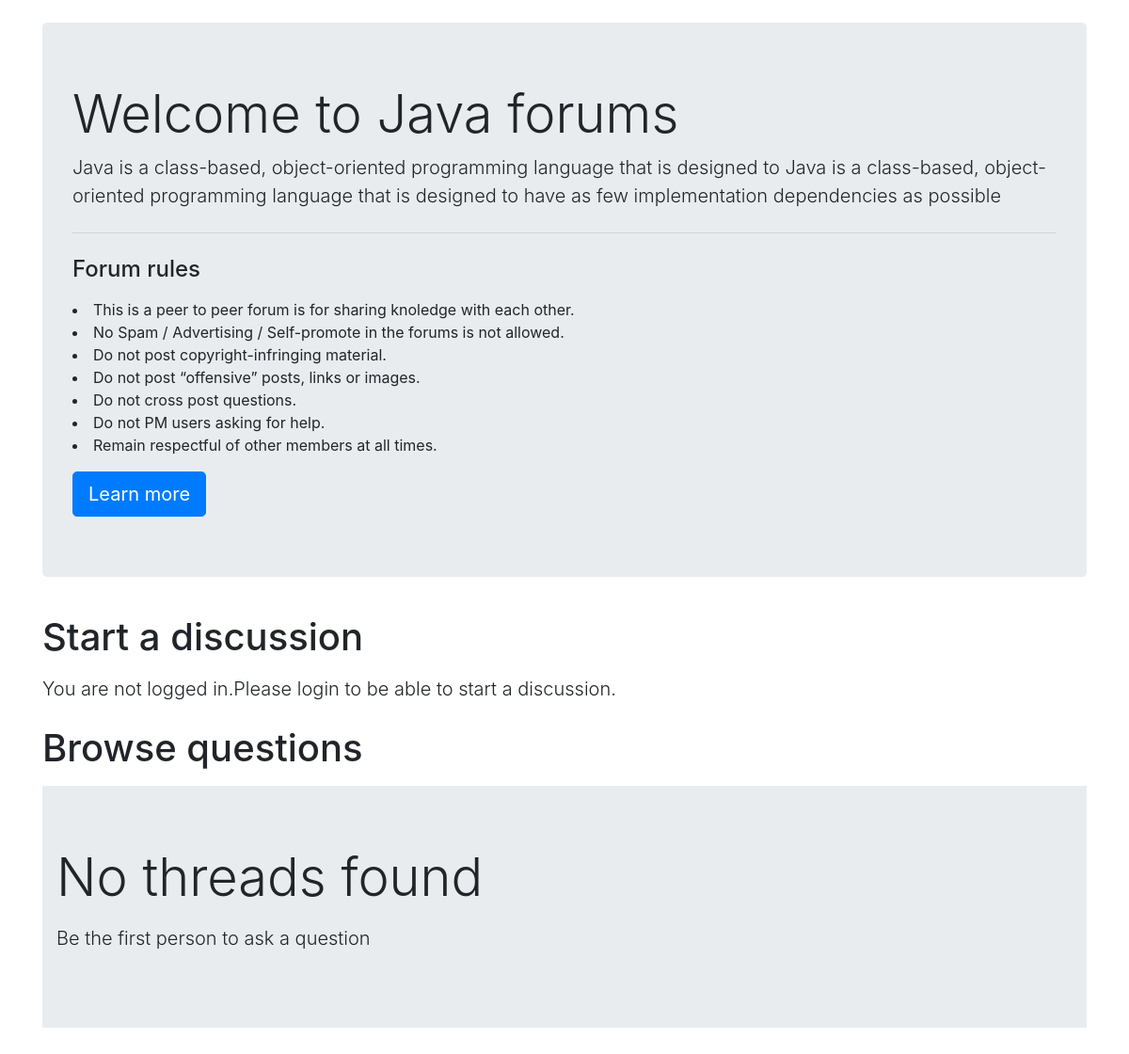
The app's page /threadlist.php?catid=2 with its own data.
### tables this page shows
CREATE TABLE `categories` (
  `category_id` int(8) NOT NULL,
  `category_name` text NOT NULL,
  `category_description` varchar(255) NOT NULL,
  `created` datetime NOT NULL DEFAULT current_timestamp()
);

### threadlist.php (the view, shortened to what this page needs)
<!doctype html>
<html lang="en">
<head>
    <link rel="stylesheet" href="https://stackpath.bootstrapcdn.com/bootstrap/4.5.0/css/bootstrap.min.css"
>
</head>
<body>
    <?php
    $id=$_GET['catid'];
    $sql= "SELECT * FROM `categories` WHERE category_id=$id";
    $result=mysqli_query($conn,$sql);
    while($row=mysqli_fetch_assoc($result)){
            $catname=$row['category_name'];
            $catdesc=$row['category_description'];
        }
    ?>
    <div class="container my-4">
        <div class="jumbotron">
            <h1 class="display-4">Welcome to <?php echo $catname; ?> forums</h1>
            <p class="lead"><?php echo $catdesc; ?></p>
            <hr class="my-4">
            <h4>Forum rules</h4>
            <p>
                <li>This is a peer to peer forum is for sharing knoledge with each other.</li>
                <li>No Spam / Advertising / Self-promote in the forums is not allowed.</li>
                <li>Do not post copyright-infringing material.</li>
                <li>Do not post “offensive” posts, links or images.</li>
                <li>Do not cross post questions.</li>
                <li>Do not PM users asking for help.</li>
                <li>Remain respectful of other members at all times.</li>
            </p>
            <a class="btn btn-primary btn-lg" href="about.php" role="button">Learn more</a>
        </div>
    </div>
    <?php
    if (isset($_SESSION['loggedin']) && $_SESSION['loggedin']==true) {
    echo '<div class="container">
        <h1 class="py-2">Start a discussion</h1>
        <form action="'.$_SERVER["REQUEST_URI"] .'" method="post">
    <div class="form-group">
        <label for="exampleInputEmail1">Problem Title</label>
        <input type="text" class="form-control" id="title" name="title"  aria-describedby="emailHelp">
        <small id="emailHelp" class="form-text text-muted">Keep your title as short and crisp as
            possible</small>
    </div>
    <input type="hidden" name="sno" value="'.$_SESSION["sno"].'">
    <div class="form-group">
        <label for="exampleFormControlTextarea1">Elaborate your concern</label>
        <textarea class="form-control" id="desc" name="desc" rows="3"></textarea>
    </div>
    <button type="submit" class="btn btn-primary my-2">Submit</button>
    </form>
    </div>';
    }
    else {
        echo '<div class="container">
        <h1 class="py-2">Start a discussion</h1>
        <p class="lead">You are not logged in.Please login to be able to start a discussion.</p>
        </div>';
    }
    ?>
    <div class="container mb-5" id="ques">
        <h1 class="py-2">Browse questions</h1>
        <?php
    $noResult=true;
        if($noResult){
            echo'<div class="jumbotron jumbotron-fluid">
            <div class="container">
              <p class="display-4">No threads found</p>
              <p class="lead">Be the first person to ask a question</p>
            </div>
          </div>';
        }
        ?>
    </div>
</body>
</html>

### threadlist.php (style rules this page uses)
#ques { min-height: 433px; }

### records on screen
categories: category_name "Java", category_description "Java is a class-based, object-oriented programming language that is designed to Java is a class-based, object-oriented programming language that is designed to have as few implementation dependencies as possible"
